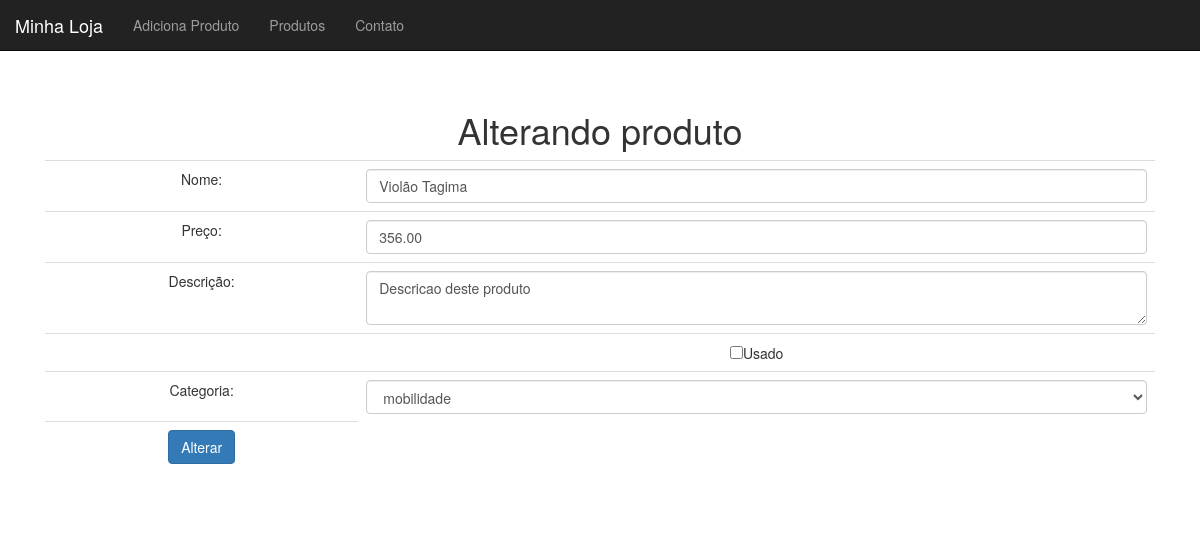
Page /produto-altera-formulario.php?id=31 on the committed database.
### tables this page shows
CREATE TABLE `produtos` (
  `id` int(11) NOT NULL,
  `nome` varchar(255) DEFAULT NULL,
  `preco` decimal(10,2) DEFAULT NULL,
  `descricao` text,
  `categoria_id` int(11) DEFAULT NULL,
  `usado` tinyint(1) DEFAULT '0'
);

### banco-produto.php (called while the page is built, shortened)
<?php
function buscaProduto($conexao,$id)
{
	$query = "SELECT * FROM produtos WHERE id = {$id}";
	$resultado = mysqli_query($conexao,$query);
	return mysqli_fetch_assoc($resultado);
}

### banco-categoria.php (called while the page is built, shortened)
<?php
function listaCategorias($conexao) {
	$categorias = array();
	$query = "SELECT * FROM categorias";
	$resultado = mysqli_query($conexao, $query);
	while($categoria = mysqli_fetch_assoc($resultado)) {
		array_push($categorias,$categoria);
	}
	return $categorias;
}

### produto-altera-formulario.php (the view, shortened to what this page needs)
<?php require_once('cabecalho.php');
require_once('banco-categoria.php');
require_once('banco-produto.php');
$id = $_GET['id'];
$produto = buscaProduto($conexao,$id);
$usado = $produto['usado'] ? "checked='checked'" : "";
$categorias = listaCategorias($conexao);
?>
<h1>Alterando produto</h1>
<form action="altera-produto.php" method="post">
	<table class="table">
		<tr>
			<td>Nome:</td>
			<td><input class="form-control" type="text" name="nome" value="<?=$produto['nome']?>"></td>
		</tr>
		<tr>
			<td>Preço:</td>
			<td><input class="form-control" type="number" name="preco" value="<?=$produto['preco']?>"></td>
		</tr>
		<tr>
			<td>Descrição:</td>
			<td><textarea name="descricao" class="form-control"><?=$produto['descricao']?></textarea></td>
		</tr>
		<tr>
			<td></td>
			<td><input type="checkbox" name="usado" <?=$usado?> value="true">Usado</td>
		</tr>
		<tr>
			<td>Categoria:</td>
			<td>
				<select name="categoria_id" class="form-control">
					<?php foreach($categorias as $categoria):
						$essaEhACategoria = $produto['categoria_id'] == $categoria['id'];
						$selecao = $essaEhACategoria ? "selected='selected'" : "";
					?>
						<option value="<?=$categoria['id']?>" <?=$selecao?>>
							<?=$categoria['nome']?><br>
						</option>
					<?php endforeach ?>
				</select>
			</td>
		</tr>
		<tr>
			<td>
				<input class="btn btn-primary" type="submit" value="Alterar">
			</td>
		</tr>
	</table>
</form>
<?php require_once('rodape.php'); ?>

### css/loja.css (style rules this page uses)
body { padding-top: 50px; }

### rows in the picture
produtos: nome "Violão Tagima", preco "356.00", descricao "Descricao deste produto"

### other values in the picture
form field categoria_id "mobilidade"
